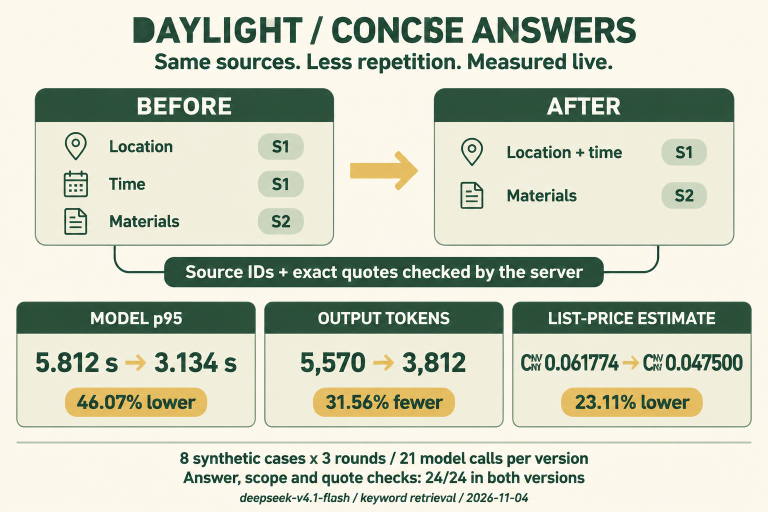
#> input picture docs/competition-rag-latency-2026-11-04/assets/concise-answers-generated.png, 1536 x 1024 px (shown at 1/2 size)
$ python competition-rag-latency-figure.py
#> lines starting #> are read from the running program, lines starting #| are printed output that depends on the picture
"""Retain the generated infographic and typeset its currency line precisely."""
from pathlib import Path
from PIL import Image, ImageDraw, ImageFont
import hashlib
import json
import shutil

ROOT = Path(__file__).resolve().parents[1]
DOC = ROOT / 'docs/competition-rag-latency-2026-11-04'
original = ROOT / 'output/imagegen/rag-concise-20261104.png'
saved = DOC / 'assets/concise-answers-generated.png'
if original.is_file():
    shutil.copy2(original, saved)
image = Image.open(saved).convert('RGB')
#> image is the input picture: PIL image 1536x1024 RGB; mean R, G, B 204.9, 209.3, 191.3
assert image.size == (1536, 1024)
draw = ImageDraw.Draw(image)
font_path = next(p for p in [Path('C:/Windows/Fonts/arialbd.ttf'),
    Path('/usr/share/fonts/truetype/dejavu/DejaVuSans-Bold.ttf')] if p.is_file())
font = ImageFont.truetype(str(font_path), 30)
small = ImageFont.truetype(str(font_path), 18)
# The generated currency abbreviation was vertically compressed; replace only
# the numeric line, using the adjacent card's own paper background.
paper = image.crop((1030, 675, 1500, 688)).resize((470, 78))
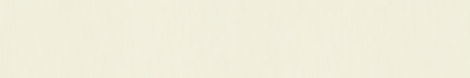
#> paper: PIL image 470x78 RGB; mean R, G, B 240.9, 238.6, 220
image.paste(paper, (1030, 687))
draw = ImageDraw.Draw(image)
green = '#173e30'
draw.text((1265, 691), 'CNY', fill=green, font=small, anchor='mt')
draw.text((1054, 721), '0.061774', fill=green, font=font, anchor='lt')
draw.text((1477, 721), '0.047500', fill=green, font=font, anchor='rt')
draw.line((1248, 737, 1281, 737), fill='#e9ba4c', width=5)
draw.polygon([(1284, 737), (1273, 729), (1273, 745)], fill='#e9ba4c')
final = DOC / 'assets/concise-answers.webp'
image.save(final, 'WEBP', quality=90, method=6)
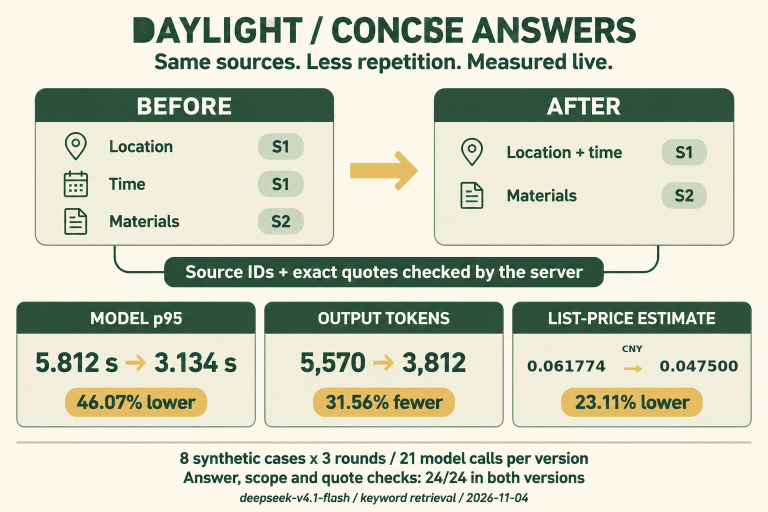
#> saved as concise-answers.webp: PIL image 1536x1024 RGB (shown at 1/2 size); mean R, G, B 205.3, 209.7, 191.7
#> (the run stopped early here; a loop or call above may not have finished)
